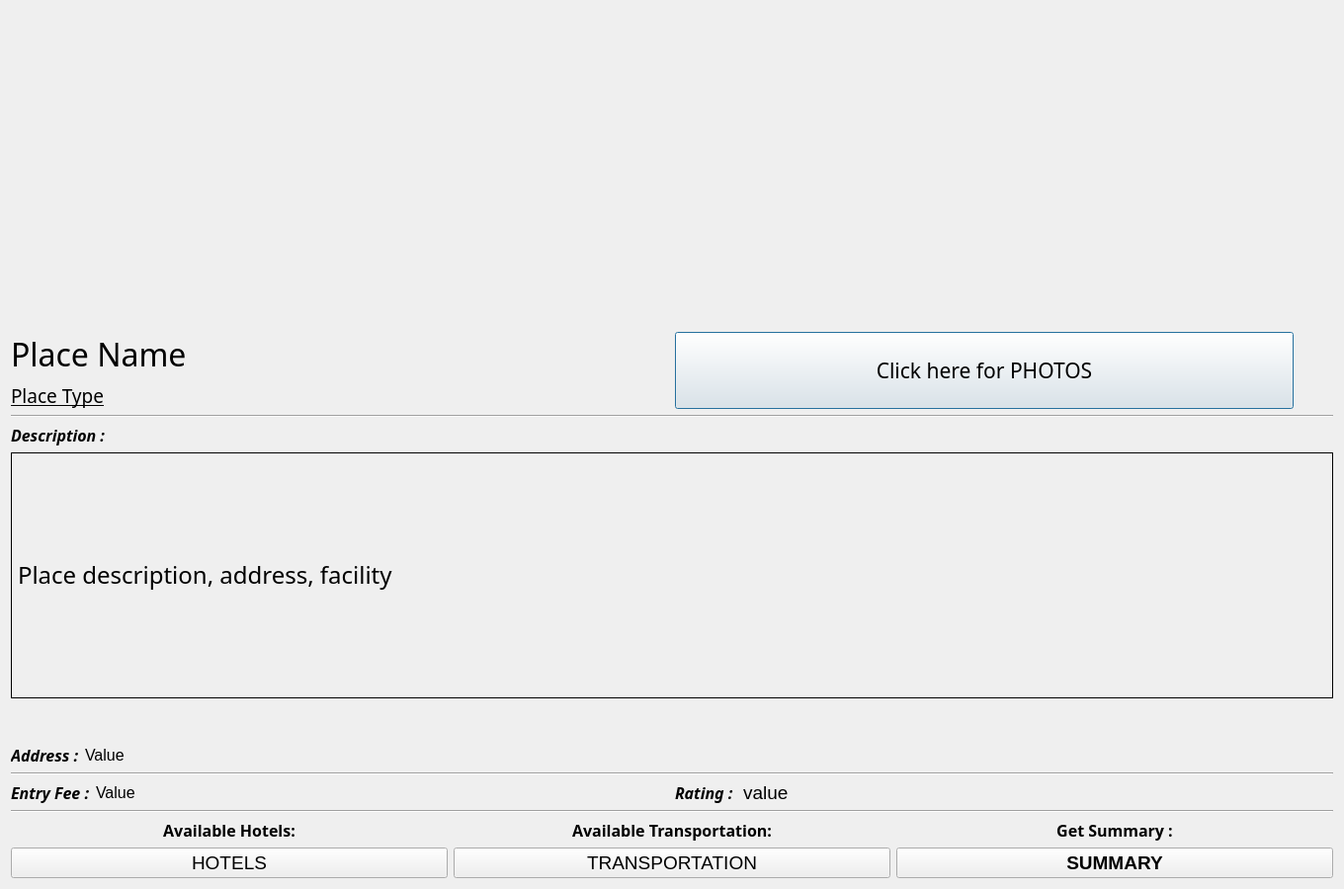
<?xml version="1.0" encoding="UTF-8"?>
<ui version="4.0">
 <class>Form</class>
 <widget class="QWidget" name="Form">
  <property name="geometry">
   <rect>
    <x>0</x>
    <y>0</y>
    <width>1360</width>
    <height>900</height>
   </rect>
  </property>
  <property name="windowTitle">
   <string>Form</string>
  </property>
  <layout class="QVBoxLayout" name="verticalLayout_6">
   <item>
    <widget class="QLabel" name="bannerpic">
     <property name="sizePolicy">
      <sizepolicy hsizetype="Preferred" vsizetype="Expanding">
       <horstretch>0</horstretch>
       <verstretch>0</verstretch>
      </sizepolicy>
     </property>
     <property name="text">
      <string/>
     </property>
     <property name="pixmap">
      <pixmap>../ImageFile/roadMoving.gif</pixmap>
     </property>
     <property name="scaledContents">
      <bool>true</bool>
     </property>
    </widget>
   </item>
   <item>
    <layout class="QHBoxLayout" name="horizontalLayout">
     <item>
      <layout class="QVBoxLayout" name="verticalLayout">
       <item>
        <widget class="QLabel" name="place_name">
         <property name="font">
          <font>
           <family>Castellar</family>
           <pointsize>24</pointsize>
          </font>
         </property>
         <property name="text">
          <string>Place Name</string>
         </property>
        </widget>
       </item>
       <item>
        <widget class="QLabel" name="place_type">
         <property name="font">
          <font>
           <family>Bradley Hand ITC</family>
           <pointsize>30</pointsize>
           <weight>50</weight>
           <italic>false</italic>
           <bold>false</bold>
           <underline>true</underline>
          </font>
         </property>
         <property name="text">
          <string>&lt;html&gt;&lt;head/&gt;&lt;body&gt;&lt;p&gt;&lt;span style=&quot; font-size:14pt;&quot;&gt;Place Type&lt;/span&gt;&lt;/p&gt;&lt;/body&gt;&lt;/html&gt;</string>
         </property>
         <property name="scaledContents">
          <bool>true</bool>
         </property>
         <property name="alignment">
          <set>Qt::AlignLeading|Qt::AlignLeft|Qt::AlignTop</set>
         </property>
         <property name="wordWrap">
          <bool>true</bool>
         </property>
        </widget>
       </item>
      </layout>
     </item>
     <item>
      <spacer name="horizontalSpacer">
       <property name="orientation">
        <enum>Qt::Horizontal</enum>
       </property>
       <property name="sizeType">
        <enum>QSizePolicy::Fixed</enum>
       </property>
       <property name="sizeHint" stdset="0">
        <size>
         <width>40</width>
         <height>20</height>
        </size>
       </property>
      </spacer>
     </item>
     <item>
      <widget class="QPushButton" name="photosbtn">
       <property name="sizePolicy">
        <sizepolicy hsizetype="Minimum" vsizetype="Minimum">
         <horstretch>0</horstretch>
         <verstretch>119</verstretch>
        </sizepolicy>
       </property>
       <property name="minimumSize">
        <size>
         <width>0</width>
         <height>0</height>
        </size>
       </property>
       <property name="maximumSize">
        <size>
         <width>16777215</width>
         <height>16777215</height>
        </size>
       </property>
       <property name="sizeIncrement">
        <size>
         <width>7</width>
         <height>54</height>
        </size>
       </property>
       <property name="font">
        <font>
         <family>Sitka Text</family>
         <pointsize>16</pointsize>
         <weight>50</weight>
         <italic>false</italic>
         <bold>false</bold>
         <kerning>true</kerning>
        </font>
       </property>
       <property name="layoutDirection">
        <enum>Qt::LeftToRight</enum>
       </property>
       <property name="autoFillBackground">
        <bool>true</bool>
       </property>
       <property name="text">
        <string>Click here for PHOTOS</string>
       </property>
       <property name="default">
        <bool>true</bool>
       </property>
       <property name="flat">
        <bool>false</bool>
       </property>
      </widget>
     </item>
     <item>
      <spacer name="horizontalSpacer_2">
       <property name="orientation">
        <enum>Qt::Horizontal</enum>
       </property>
       <property name="sizeType">
        <enum>QSizePolicy::Fixed</enum>
       </property>
       <property name="sizeHint" stdset="0">
        <size>
         <width>40</width>
         <height>20</height>
        </size>
       </property>
      </spacer>
     </item>
    </layout>
   </item>
   <item>
    <widget class="Line" name="line_5">
     <property name="orientation">
      <enum>Qt::Horizontal</enum>
     </property>
    </widget>
   </item>
   <item>
    <layout class="QVBoxLayout" name="verticalLayout_2">
     <item>
      <widget class="QLabel" name="label_3">
       <property name="sizePolicy">
        <sizepolicy hsizetype="Preferred" vsizetype="Maximum">
         <horstretch>0</horstretch>
         <verstretch>0</verstretch>
        </sizepolicy>
       </property>
       <property name="font">
        <font>
         <family>Sitka</family>
         <pointsize>31</pointsize>
         <weight>50</weight>
         <italic>true</italic>
         <bold>false</bold>
        </font>
       </property>
       <property name="text">
        <string>&lt;html&gt;&lt;head/&gt;&lt;body&gt;&lt;p&gt;&lt;span style=&quot; font-size:12pt; font-weight:600;&quot;&gt;Description :&lt;/span&gt;&lt;/p&gt;&lt;/body&gt;&lt;/html&gt;</string>
       </property>
      </widget>
     </item>
     <item>
      <widget class="QLabel" name="description">
       <property name="sizePolicy">
        <sizepolicy hsizetype="Preferred" vsizetype="Preferred">
         <horstretch>0</horstretch>
         <verstretch>66</verstretch>
        </sizepolicy>
       </property>
       <property name="font">
        <font>
         <family>Bell MT</family>
         <pointsize>18</pointsize>
         <weight>50</weight>
         <italic>false</italic>
         <bold>false</bold>
         <underline>false</underline>
         <strikeout>false</strikeout>
        </font>
       </property>
       <property name="autoFillBackground">
        <bool>true</bool>
       </property>
       <property name="frameShape">
        <enum>QFrame::Box</enum>
       </property>
       <property name="text">
        <string>&lt;html&gt;&lt;head/&gt;&lt;body&gt;&lt;p&gt;Place description, address, facility&lt;/p&gt;&lt;/body&gt;&lt;/html&gt;</string>
       </property>
       <property name="scaledContents">
        <bool>true</bool>
       </property>
       <property name="wordWrap">
        <bool>true</bool>
       </property>
      </widget>
     </item>
     <item>
      <spacer name="verticalSpacer">
       <property name="orientation">
        <enum>Qt::Vertical</enum>
       </property>
       <property name="sizeHint" stdset="0">
        <size>
         <width>20</width>
         <height>40</height>
        </size>
       </property>
      </spacer>
     </item>
    </layout>
   </item>
   <item>
    <layout class="QHBoxLayout" name="horizontalLayout_2">
     <item>
      <widget class="QLabel" name="label_7">
       <property name="sizePolicy">
        <sizepolicy hsizetype="Maximum" vsizetype="Minimum">
         <horstretch>0</horstretch>
         <verstretch>100</verstretch>
        </sizepolicy>
       </property>
       <property name="font">
        <font>
         <family>Sitka</family>
         <pointsize>36</pointsize>
         <weight>75</weight>
         <italic>true</italic>
         <bold>true</bold>
        </font>
       </property>
       <property name="text">
        <string>&lt;html&gt;&lt;head/&gt;&lt;body&gt;&lt;p&gt;&lt;span style=&quot; font-size:12pt; font-weight:600;&quot;&gt;Address :&lt;/span&gt;&lt;/p&gt;&lt;/body&gt;&lt;/html&gt;</string>
       </property>
       <property name="scaledContents">
        <bool>true</bool>
       </property>
       <property name="wordWrap">
        <bool>true</bool>
       </property>
      </widget>
     </item>
     <item>
      <widget class="QLabel" name="address">
       <property name="sizePolicy">
        <sizepolicy hsizetype="Preferred" vsizetype="Maximum">
         <horstretch>0</horstretch>
         <verstretch>0</verstretch>
        </sizepolicy>
       </property>
       <property name="font">
        <font>
         <pointsize>20</pointsize>
        </font>
       </property>
       <property name="text">
        <string>&lt;html&gt;&lt;head/&gt;&lt;body&gt;&lt;p&gt;&lt;span style=&quot; font-size:12pt;&quot;&gt;Value&lt;/span&gt;&lt;/p&gt;&lt;/body&gt;&lt;/html&gt;</string>
       </property>
       <property name="scaledContents">
        <bool>true</bool>
       </property>
       <property name="alignment">
        <set>Qt::AlignLeading|Qt::AlignLeft|Qt::AlignVCenter</set>
       </property>
      </widget>
     </item>
    </layout>
   </item>
   <item>
    <widget class="Line" name="line_2">
     <property name="orientation">
      <enum>Qt::Horizontal</enum>
     </property>
    </widget>
   </item>
   <item>
    <layout class="QHBoxLayout" name="horizontalLayout_6">
     <item>
      <layout class="QHBoxLayout" name="horizontalLayout_3">
       <item>
        <widget class="QLabel" name="label_9">
         <property name="sizePolicy">
          <sizepolicy hsizetype="Maximum" vsizetype="Preferred">
           <horstretch>0</horstretch>
           <verstretch>0</verstretch>
          </sizepolicy>
         </property>
         <property name="font">
          <font>
           <family>Sitka</family>
           <pointsize>36</pointsize>
           <weight>50</weight>
           <italic>true</italic>
           <bold>false</bold>
          </font>
         </property>
         <property name="text">
          <string>&lt;html&gt;&lt;head/&gt;&lt;body&gt;&lt;p&gt;&lt;span style=&quot; font-size:12pt; font-weight:600;&quot;&gt;Entry Fee :&lt;/span&gt;&lt;/p&gt;&lt;/body&gt;&lt;/html&gt;</string>
         </property>
        </widget>
       </item>
       <item>
        <widget class="QLabel" name="entryfee">
         <property name="sizePolicy">
          <sizepolicy hsizetype="Preferred" vsizetype="Maximum">
           <horstretch>0</horstretch>
           <verstretch>0</verstretch>
          </sizepolicy>
         </property>
         <property name="font">
          <font>
           <pointsize>27</pointsize>
          </font>
         </property>
         <property name="text">
          <string>&lt;html&gt;&lt;head/&gt;&lt;body&gt;&lt;p&gt;&lt;span style=&quot; font-size:12pt;&quot;&gt;Value&lt;/span&gt;&lt;/p&gt;&lt;/body&gt;&lt;/html&gt;</string>
         </property>
        </widget>
       </item>
      </layout>
     </item>
     <item>
      <layout class="QHBoxLayout" name="horizontalLayout_4">
       <item>
        <widget class="QLabel" name="label_5">
         <property name="sizePolicy">
          <sizepolicy hsizetype="Maximum" vsizetype="Preferred">
           <horstretch>0</horstretch>
           <verstretch>0</verstretch>
          </sizepolicy>
         </property>
         <property name="font">
          <font>
           <family>Sitka</family>
           <pointsize>36</pointsize>
           <weight>50</weight>
           <italic>true</italic>
           <bold>false</bold>
          </font>
         </property>
         <property name="text">
          <string>&lt;html&gt;&lt;head/&gt;&lt;body&gt;&lt;p&gt;&lt;span style=&quot; font-size:12pt; font-weight:600;&quot;&gt;Rating : &lt;/span&gt;&lt;/p&gt;&lt;/body&gt;&lt;/html&gt;</string>
         </property>
         <property name="scaledContents">
          <bool>true</bool>
         </property>
        </widget>
       </item>
       <item>
        <widget class="QLabel" name="rating">
         <property name="font">
          <font>
           <pointsize>27</pointsize>
          </font>
         </property>
         <property name="frameShape">
          <enum>QFrame::NoFrame</enum>
         </property>
         <property name="text">
          <string>&lt;html&gt;&lt;head/&gt;&lt;body&gt;&lt;p&gt;&lt;span style=&quot; font-size:14pt;&quot;&gt;value&lt;/span&gt;&lt;/p&gt;&lt;/body&gt;&lt;/html&gt;</string>
         </property>
         <property name="scaledContents">
          <bool>true</bool>
         </property>
         <property name="alignment">
          <set>Qt::AlignLeading|Qt::AlignLeft|Qt::AlignVCenter</set>
         </property>
         <property name="wordWrap">
          <bool>true</bool>
         </property>
        </widget>
       </item>
      </layout>
     </item>
    </layout>
   </item>
   <item>
    <widget class="Line" name="line">
     <property name="orientation">
      <enum>Qt::Horizontal</enum>
     </property>
    </widget>
   </item>
   <item>
    <layout class="QHBoxLayout" name="horizontalLayout_5">
     <item>
      <layout class="QVBoxLayout" name="verticalLayout_3">
       <item>
        <widget class="QLabel" name="label_11">
         <property name="font">
          <font>
           <family>Sitka</family>
           <pointsize>26</pointsize>
           <weight>75</weight>
           <italic>false</italic>
           <bold>true</bold>
          </font>
         </property>
         <property name="text">
          <string>&lt;html&gt;&lt;head/&gt;&lt;body&gt;&lt;p&gt;&lt;span style=&quot; font-size:12pt;&quot;&gt;Available Hotels:&lt;/span&gt;&lt;/p&gt;&lt;/body&gt;&lt;/html&gt;</string>
         </property>
         <property name="alignment">
          <set>Qt::AlignCenter</set>
         </property>
        </widget>
       </item>
       <item>
        <widget class="QPushButton" name="hotelbtn">
         <property name="sizePolicy">
          <sizepolicy hsizetype="Minimum" vsizetype="Preferred">
           <horstretch>0</horstretch>
           <verstretch>0</verstretch>
          </sizepolicy>
         </property>
         <property name="font">
          <font>
           <pointsize>14</pointsize>
           <weight>50</weight>
           <bold>false</bold>
          </font>
         </property>
         <property name="text">
          <string>HOTELS</string>
         </property>
        </widget>
       </item>
      </layout>
     </item>
     <item>
      <layout class="QVBoxLayout" name="verticalLayout_4">
       <item>
        <widget class="QLabel" name="label_12">
         <property name="font">
          <font>
           <family>Sitka</family>
           <pointsize>26</pointsize>
           <weight>75</weight>
           <italic>false</italic>
           <bold>true</bold>
          </font>
         </property>
         <property name="text">
          <string>&lt;html&gt;&lt;head/&gt;&lt;body&gt;&lt;p&gt;&lt;span style=&quot; font-size:12pt;&quot;&gt;Available Transportation:&lt;/span&gt;&lt;/p&gt;&lt;/body&gt;&lt;/html&gt;</string>
         </property>
         <property name="alignment">
          <set>Qt::AlignCenter</set>
         </property>
        </widget>
       </item>
       <item>
        <widget class="QPushButton" name="transportationbtn">
         <property name="sizePolicy">
          <sizepolicy hsizetype="Minimum" vsizetype="Preferred">
           <horstretch>0</horstretch>
           <verstretch>0</verstretch>
          </sizepolicy>
         </property>
         <property name="font">
          <font>
           <pointsize>14</pointsize>
           <weight>50</weight>
           <bold>false</bold>
          </font>
         </property>
         <property name="text">
          <string>TRANSPORTATION</string>
         </property>
        </widget>
       </item>
      </layout>
     </item>
     <item>
      <layout class="QVBoxLayout" name="verticalLayout_5">
       <item>
        <widget class="QLabel" name="label_13">
         <property name="sizePolicy">
          <sizepolicy hsizetype="Preferred" vsizetype="Preferred">
           <horstretch>0</horstretch>
           <verstretch>0</verstretch>
          </sizepolicy>
         </property>
         <property name="font">
          <font>
           <family>Sitka</family>
           <pointsize>26</pointsize>
           <weight>75</weight>
           <italic>false</italic>
           <bold>true</bold>
          </font>
         </property>
         <property name="text">
          <string>&lt;html&gt;&lt;head/&gt;&lt;body&gt;&lt;p&gt;&lt;span style=&quot; font-size:12pt;&quot;&gt;Get Summary :&lt;/span&gt;&lt;/p&gt;&lt;/body&gt;&lt;/html&gt;</string>
         </property>
         <property name="alignment">
          <set>Qt::AlignCenter</set>
         </property>
        </widget>
       </item>
       <item>
        <widget class="QPushButton" name="summarybtn">
         <property name="sizePolicy">
          <sizepolicy hsizetype="Minimum" vsizetype="Preferred">
           <horstretch>0</horstretch>
           <verstretch>0</verstretch>
          </sizepolicy>
         </property>
         <property name="font">
          <font>
           <pointsize>14</pointsize>
           <weight>75</weight>
           <bold>true</bold>
          </font>
         </property>
         <property name="text">
          <string>SUMMARY</string>
         </property>
        </widget>
       </item>
      </layout>
     </item>
    </layout>
   </item>
  </layout>
 </widget>
 <resources/>
 <connections/>
</ui>
